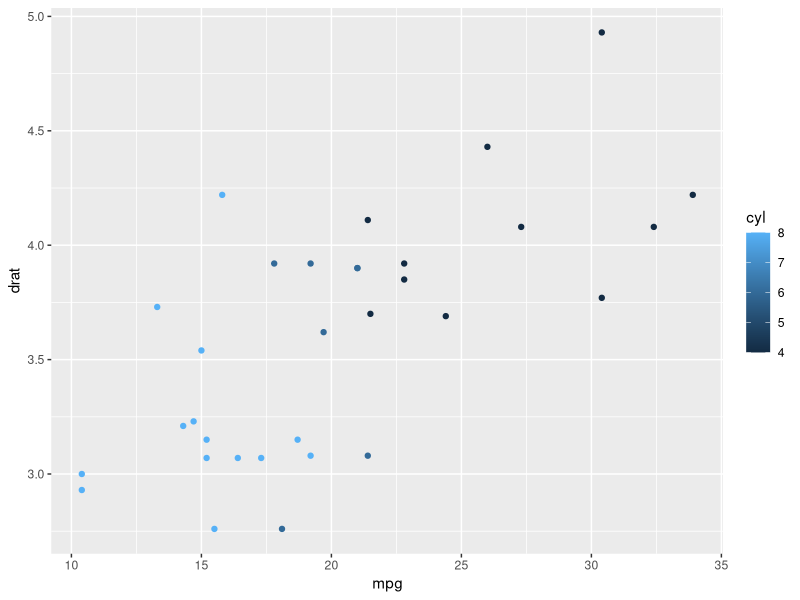
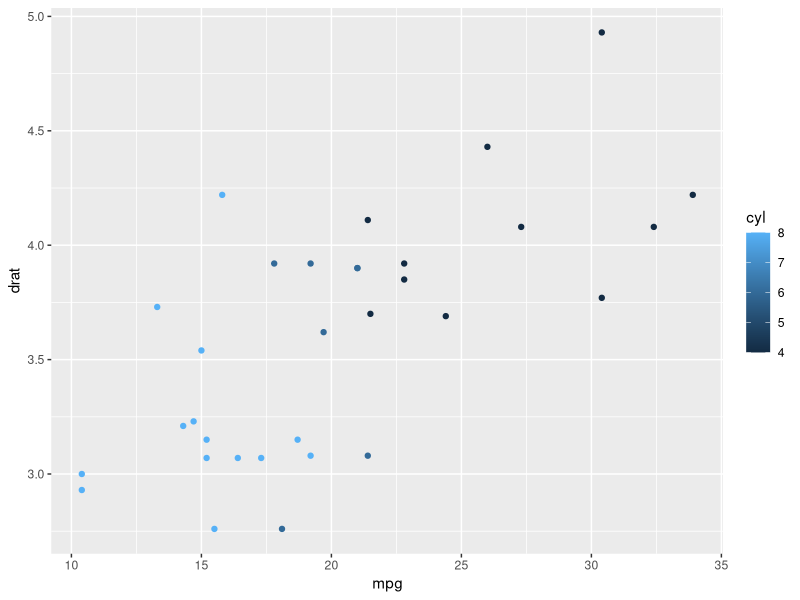
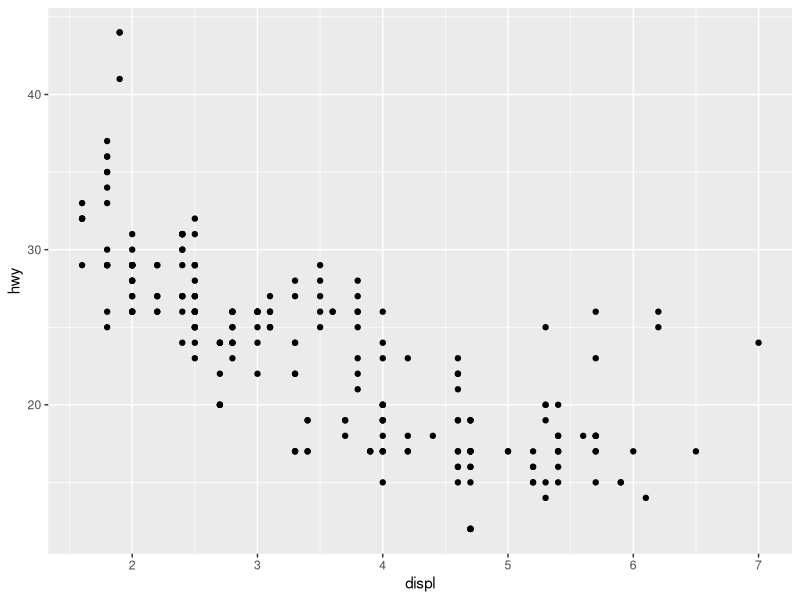
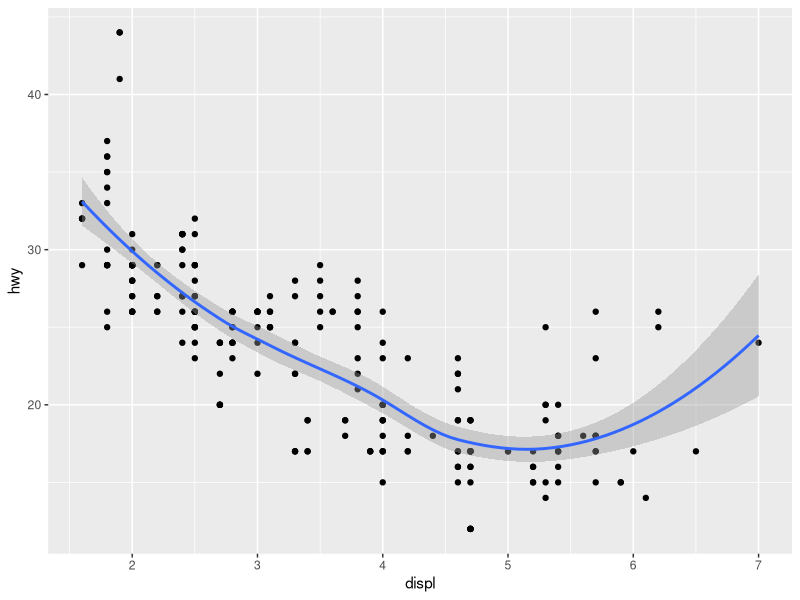
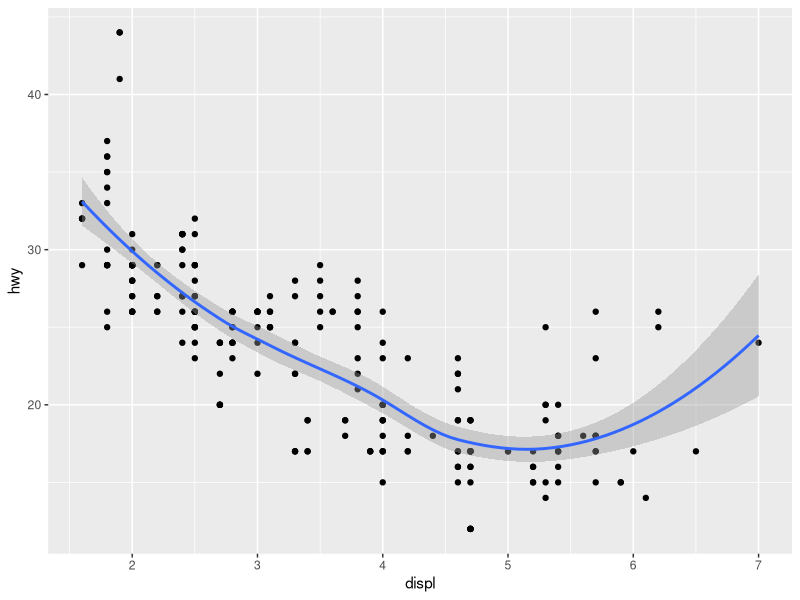
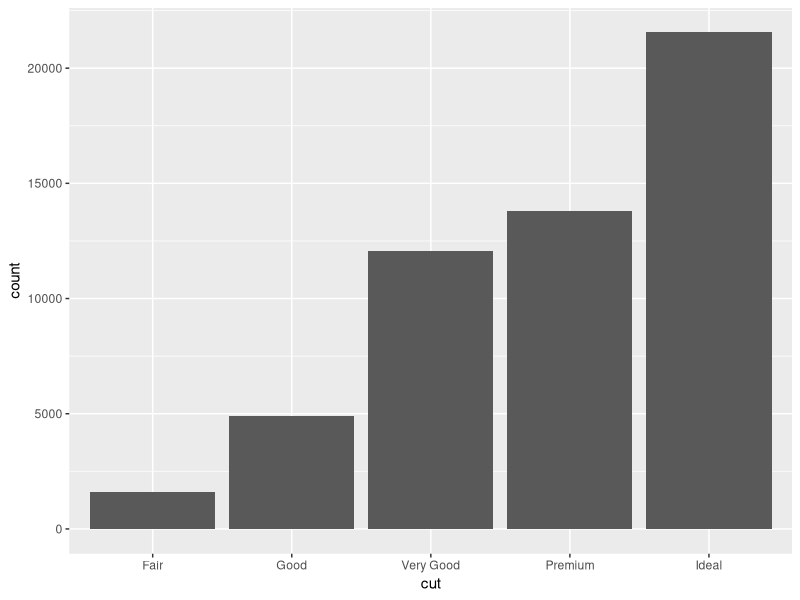
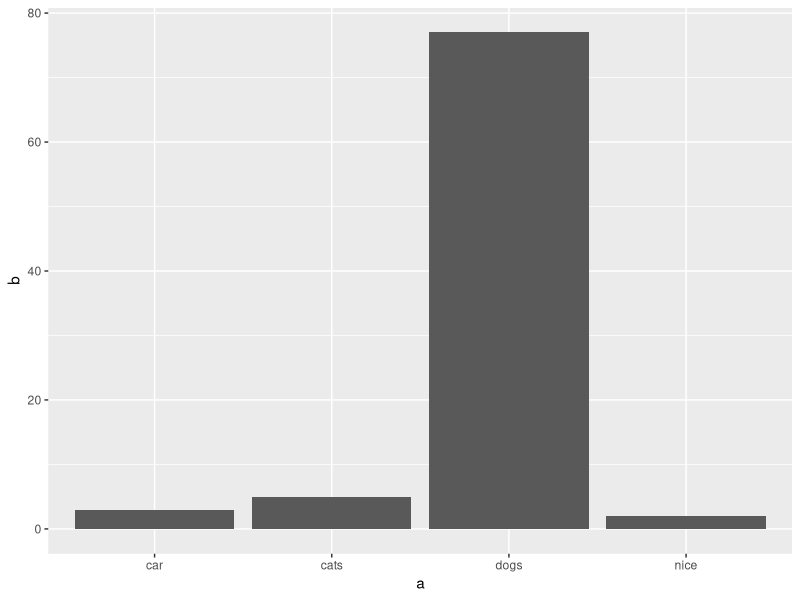
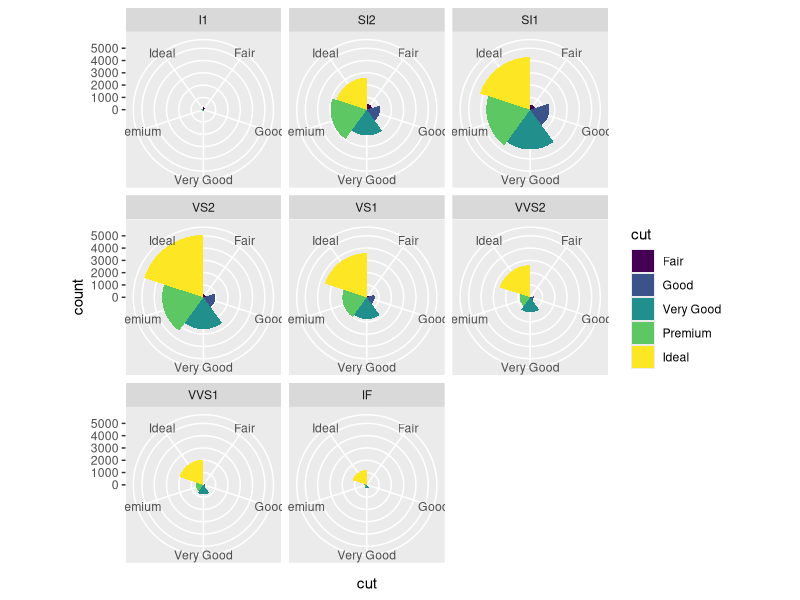

These charts were generated, in order, by the following R code:


# load packages
library(ggplot2) #load ggplot2

# ggplot is the main function of the package ggplot2

ggplot(mtcars) + geom_point(aes(x = mpg, y = drat, color = cyl))


happy <- ggplot(mtcars)
happy <- happy + geom_point(aes(x = mpg, y = drat, color = cyl))
happy


## General Grammar of Graphics
# ggplot(data = <DATA>) +
#   <GEOM_FUNCTION>(
#     mapping = aes(<MAPPINGS>),
#     stat = <STAT>,
#     position = <POSITION>
#   ) +
#   <COORDINATE_FUNCTION> +
#   <FACET_FUNCTION>


# Load the mpg data
# View(): helps viewing data
# it comes in the ggplot package

ggplot(data = mpg) +
  geom_point(mapping = aes(x = displ, y = hwy))

# add colors for the variable `cyl`

# Getting info from data
##?function
##?dataset
##?object_in_R

# View(mpg)
# str(mpg)

#http://docs.ggplot2.org/current/


ggplot(data = mpg) + 
  geom_point(mapping = aes(x = displ, y = hwy)) +
  geom_smooth(mapping = aes(x = displ, y = hwy))


ggplot(data = mpg, mapping = aes(x = displ, y = hwy)) + 
  geom_point() +
  geom_smooth()


ggplot(data = diamonds) + 
  geom_bar(mapping = aes(x = cut))

# color barplot with cut

# now by clarity

# what about a non-stacked plot?
## use position = "dodge"


diam_fun <- data.frame(
  a = c("nice","car","cats","dogs"),
  b = c(2,3,5,77)
  )

ggplot(data = diam_fun) + 
  geom_bar(mapping = aes(x = a, y = b), stat = "identity")


ggplot(data = diamonds) + 
  geom_bar(mapping = aes(x = cut, fill = cut), width = 1) + coord_polar() +
  facet_wrap(~clarity)

ggplot(data = diamonds) + 
  geom_bar(mapping = aes(x = factor(1), fill = cut), width = 1) + 
  coord_polar(theta = "y") 


# A simple plot in R
# Load packages
library(ggplot2) #loads ggplot2
# ggplot is the main function of the package ggplot2
ggplot(mtcars) + geom_point(aes(x = mpg,y = drat, color = cyl)) 

happy <- ggplot(mtcars)
happy <- happy + geom_point(aes(x = mpg,y = drat, color = cyl))
happy

#mtcars=sampledataset
#ggplot is a function -- a package is a compilation of function
# Function(all my data) + 
# geom_point is the type of chart with mpg on the x axis, drat on the y axis and in the color cyl

# to make a block of text a comment: Command + Shift + C

## General Grammar of Graphics
# ggplot(data = <DATA>) + 
#   <GEOM_FUNCTION>(
#     mapping = aes(<MAPPINGS>),
#     stat = <STAT>, 
#     position = <POSITION>
#   ) +
#   <COORDINATE_FUNCTION> +
#   <FACET_FUNCTION>

# Load the mpg data
# View(): helps viewing data
# it comes preloaded in the ggplot package

ggplot(data = mpg) + geom_point(mapping = aes(x = displ, y = hwy))

# add colors for the variable 'cyl'
ggplot(data = mpg) + geom_point(mapping = aes(x = displ, y = hwy, color = cyl))

# ?mpg << help function in R.. mpg is dataset.. you can do:
# ?dataset
# ?function
# ?any_object_in_R

# View(mpg)
# str(mpg) << str = structure

# Changing color to 'class' (from 'cyl')
ggplot(data = mpg) + geom_point(mapping = aes(x = displ, y = hwy, color = class))

# Add 'cty' as the size of points
ggplot(data = mpg) +
  geom_point(mapping = aes(x = displ, y = hwy, color = class, size = cty))

# http://docs.ggplot2.org/current/ << shows you all the types of ggplot charts and what are the components of those charts

## Changing the geom to smooth
ggplot(data = mpg) + geom_smooth(mapping = aes(x = displ, y = hwy))

## How do you do both?
ggplot(data = mpg) +
  geom_point(mapping = aes(x = displ, y = hwy)) +
  geom_smooth(mapping = aes(x = displ, y = hwy))

## How do you do both? In a neater way....
ggplot(data = mpg, mapping = aes(x = displ, y = hwy)) +
  geom_point() +
  geom_smooth()

## Bar chart with diamonds....
ggplot(data = diamonds) +
  geom_bar(mapping = aes (x = cut))

## add color as cut
ggplot(data = diamonds) +
  # geom_bar(mapping = aes (x = cut, color = cut)) << Wrong
  geom_bar(mapping = aes (x = cut, fill = cut))

## Now by clarity >> automatically gives you a stacked bar chart
ggplot(data = diamonds) +
  geom_bar(mapping = aes (x = cut, fill = clarity))

## what about a non-stacked plot <- using position = "dodge"
ggplot(data = diamonds) +
  geom_bar(mapping = aes (x = cut, fill = clarity), position = "dodge")

## what about a stacked plot of percentages with total up to 100% <- using position = "fill"
ggplot(data = diamonds) +
  geom_bar(mapping = aes (x = cut, fill = clarity), position = "fill")

# Coxcomb Pie chart -- Any sort of pie chart requires the coord_polar() function
ggplot (data = diamonds) +
  geom_bar(mapping = aes(x = cut, fill = cut), width = 1) +
  coord_polar()

# Regular Pie chart
ggplot (data = diamonds) +
  geom_bar(mapping = aes(x = factor(1), fill = cut), width = 1) +
  coord_polar(theta = "y")

# Unique charts for different levels
ggplot (data = diamonds) +
  geom_bar(mapping = aes(x = cut, fill = cut), width = 1) +
  coord_polar() +
  facet_wrap(~clarity)

# Adding text labels
## Messy way
ggplot(data = mpg) +
  geom_point(mapping = aes(x = displ, y = hwy, label = hwy)) +
  geom_smooth(mapping = aes(x = displ, y = hwy, label = hwy)) +
  geom_label(mapping = aes(x = displ, y = hwy, label = hwy))

## Neater way....
ggplot(data = mpg, mapping = aes(x = displ, y = hwy, label = hwy)) +
  geom_point() +
  geom_smooth() +
  geom_label()

# Now that you know how to use aesthetics, take a moment to experiment with the mpg data set.
# 
# Map a discrete variable to color, size, alpha, and shape. Then map a continuous variable to each. Does ggplot2 behave differently for discrete vs. continuous variables?
# The discrete variables in mpg are: manufacturer, model, trans, drv, fl, class
# The continuous variables in mpg are: displ, year, cyl, cty, hwy
# Map the same variable to multiple aesthetics in the same plot. Does it work? How many legends does ggplot2 create?
# Attempt to set an aesthetic to something other than a variable name, like displ < 5. What happens?



